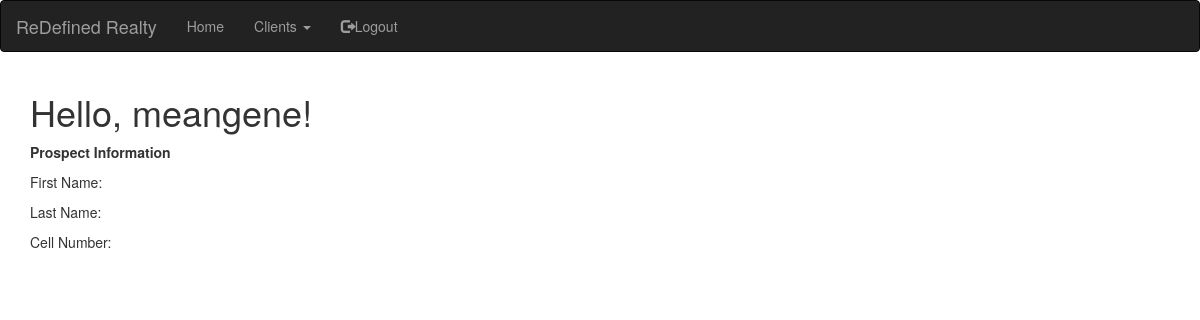
The app's page /view_prospect/3 (signed in), older data.
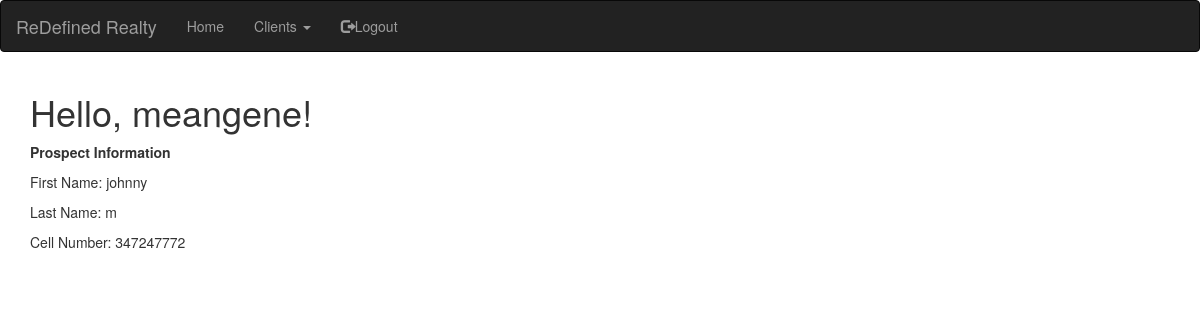
The same page, newer data.
### app/models.py (models this page shows, shortened)
class Prospects(db.Model):
    id = db.Column(db.Integer, primary_key=True)
    first_name=db.Column(db.String(20))
    last_name=db.Column(db.String(20))
    phone_cell=db.Column(db.Integer)
    user_account_pk=db.Column(db.Integer, db.ForeignKey('user.id'))

### app/routes.py (the view)
@app.route('/view_prospect/<prospect_id>', methods=['GET', 'POST'])
@login_required
def view_prospect(prospect_id):
    currentuser = User.query.filter_by(username=current_user.username).first()
    account_pk = currentuser.id
    select_prospect = Prospects.query.filter_by(user_account_pk=account_pk, id=prospect_id).first()
    return render_template('view_prospect.html', title = 'View Prospect', select_prospect=select_prospect)

### app/models.py (called while the page is built)
@login.user_loader
def load_user(id):
    return User.query.get(int(id))

### app/templates/view_prospect.html
{% extends "base.html" %}
{% import 'bootstrap/wtf.html' as wtf %}
{% block app_content %}
    <h1>Hello, {{ current_user.username }}!</h1>
    <div><p><b>Prospect Information</b></p></div>
    <div><p>First Name: {{ select_prospect.first_name }}</p></div>
    <div><p>Last Name: {{ select_prospect.last_name }}</p></div>
    <div><p>Cell Number: {{ select_prospect.phone_cell }}</p></div>
{% endblock %}

Row changes from the older to the newer data that the page shows:
added Prospects: first_name "johnny", last_name "m", phone_cell "347247772"
